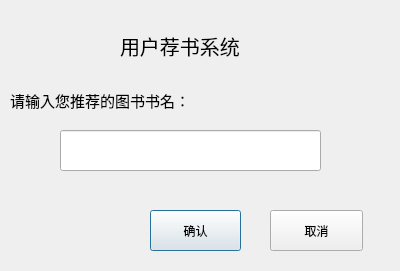
<?xml version="1.0" encoding="UTF-8"?>
<ui version="4.0">
 <class>recBookDialog</class>
 <widget class="QDialog" name="recBookDialog">
  <property name="geometry">
   <rect>
    <x>0</x>
    <y>0</y>
    <width>400</width>
    <height>271</height>
   </rect>
  </property>
  <property name="windowTitle">
   <string>Dialog</string>
  </property>
  <widget class="QLabel" name="label">
   <property name="geometry">
    <rect>
     <x>120</x>
     <y>20</y>
     <width>161</width>
     <height>51</height>
    </rect>
   </property>
   <property name="font">
    <font>
     <pointsize>15</pointsize>
    </font>
   </property>
   <property name="text">
    <string>用户荐书系统</string>
   </property>
  </widget>
  <widget class="QLabel" name="label_2">
   <property name="geometry">
    <rect>
     <x>10</x>
     <y>70</y>
     <width>221</width>
     <height>61</height>
    </rect>
   </property>
   <property name="font">
    <font>
     <pointsize>11</pointsize>
    </font>
   </property>
   <property name="text">
    <string>请输入您推荐的图书书名：</string>
   </property>
  </widget>
  <widget class="QLineEdit" name="recLine">
   <property name="geometry">
    <rect>
     <x>60</x>
     <y>130</y>
     <width>261</width>
     <height>41</height>
    </rect>
   </property>
  </widget>
  <widget class="QPushButton" name="okBut">
   <property name="geometry">
    <rect>
     <x>150</x>
     <y>210</y>
     <width>91</width>
     <height>41</height>
    </rect>
   </property>
   <property name="text">
    <string>确认</string>
   </property>
  </widget>
  <widget class="QPushButton" name="cancle">
   <property name="geometry">
    <rect>
     <x>270</x>
     <y>210</y>
     <width>93</width>
     <height>41</height>
    </rect>
   </property>
   <property name="text">
    <string>取消</string>
   </property>
  </widget>
 </widget>
 <resources/>
 <connections/>
</ui>
